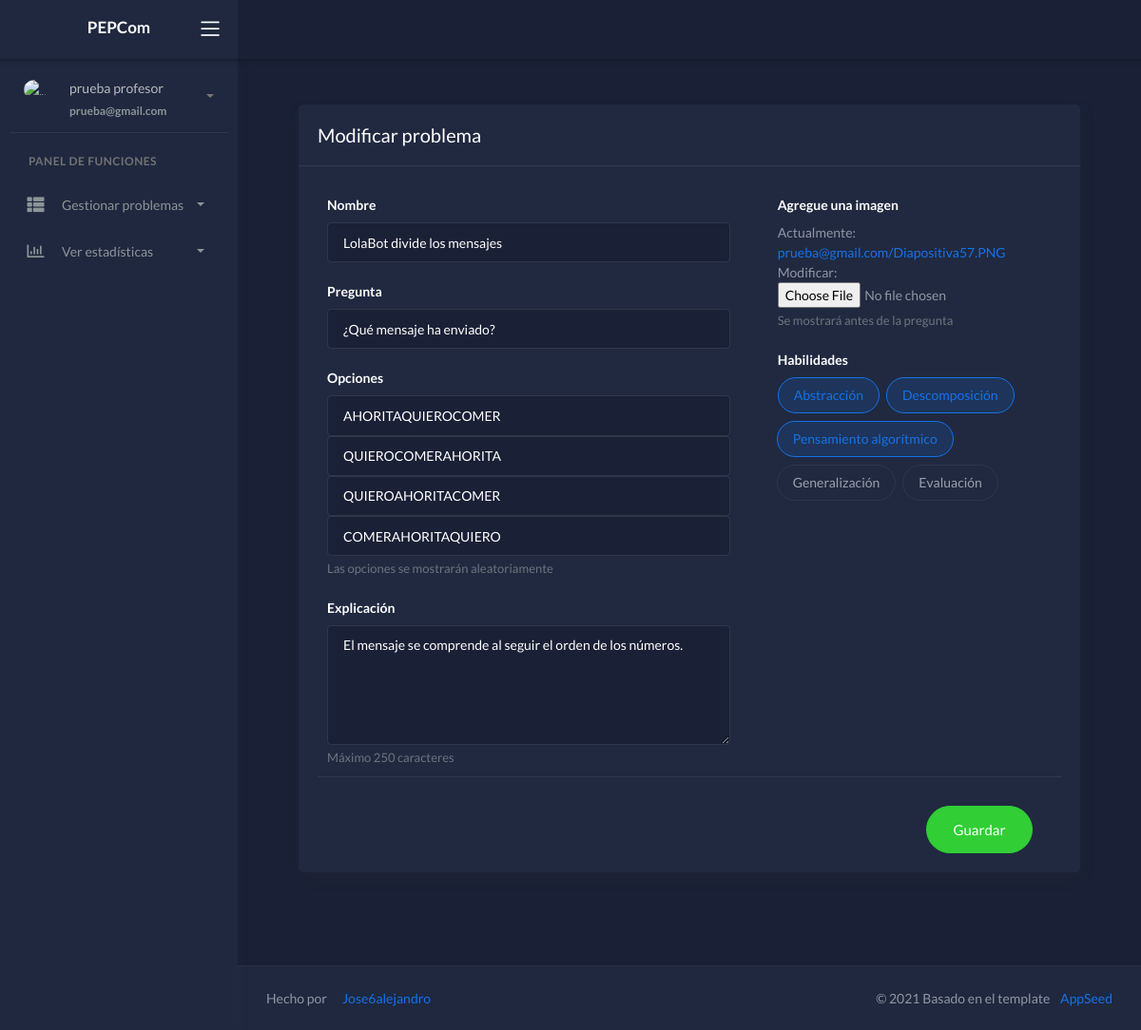
The page /home/update/6/ (signed in) on the database its author committed.
### crud_problems_app/models.py (models this page shows, shortened)
class User_Create_Problem(models.Model):
   user = models.ForeignKey(User, on_delete=models.CASCADE, blank=True)
   name = models.CharField(max_length=60)
   question = models.CharField(max_length=100)
   correct_option = models.CharField(max_length=70)
   distractor1 = models.CharField(max_length=70)
   distractor2 = models.CharField(max_length=70)
   distractor3 = models.CharField(max_length=70)
   explanation = models.CharField(max_length=250)
   image = models.ImageField(upload_to=user_directory_path, null = True)
   abstraction = models.BooleanField(blank=True)
   decomposition = models.BooleanField(blank=True)
   algorithms = models.BooleanField(blank=True)
   generalization = models.BooleanField(blank=True)
   evaluation = models.BooleanField(blank=True)

### crud_problems_app/views.py (the view, shortened to what this page needs)
# urls.py: path('home/update/<str:id>/',views.update_problems, name="update"),
@login_required()
def update_problems(request, id):
   id_problem = get_object_or_404(User_Create_Problem, id=id)
   data = {
      "form": Form_Create_problem(instance=id_problem)
   }
   temp = id_problem.image.name
   return render(request, 'update.html', data)

### templates/update.html (shortened to what this page needs)
{% extends "layouts/base.html" %}
{% block content %}
	<div class="wrapper">
		{% include 'includes/navigation.html' %}
	    {% include 'includes/sidebar.html' %}
		<div class="main-panel">
			<div class="content">
				<div class="page-inner">
				<div class="page-header">
				<div class="content">
					<div class="page-inner">
						<div class="row">
							<div class="col-md-12">
								<div class="card">
									<div class="card-header">
										<div class="card-title">Modificar problema</div>
									</div>
									<div class="card-body">
										<form method="post" action="" enctype="multipart/form-data">
											<div class="row">
												<div class="col-md-6 col-lg-7">
													<div class="form-group" >
														<label >Nombre</label>
															{{ form.name }}
													</div>
													<div class="form-group">
														<label >Pregunta</label>
															{{ form.question }}
													</div>
													<div class="form-group">
														<label >Opciones</label>
															{{ form.correct_option }}
															{{ form.distractor1 }}
															{{ form.distractor2 }}
															{{ form.distractor3 }}
														<small id="Help" class="form-text text-muted">
														Las opciones se mostrarán aleatoriamente</small>
													</div>
													<div class="form-group">
														<label >Explicación</label>
															{{ form.explanation }}
														<small id="Help2" class="form-text text-muted">
														Máximo 250 caracteres</small>
													</div>
												</div>
												<div class="col-md-6 col-lg-5">
													<div class="form-group">
														<label>Agregue una imagen</label>
														<div>
															{{ form.image }}
														</div>
														<small id="Help3" class="form-text text-muted">
														Se mostrará antes de la pregunta</small>
													</div>
													<div class="form-group">
														<label class="form-label">Habilidades</label>
														<div class="selectgroup selectgroup-pills">
															<label class="selectgroup-item">
																<span class="selectgroup-button">Abstracción</span>
															</label>
															<label class="selectgroup-item">
																<span class="selectgroup-button">Descomposición</span>
															</label>
															<label class="selectgroup-item">
																<span class="selectgroup-button">Pensamiento algorítmico</span>
															</label>
															<label class="selectgroup-item">
																<span class="selectgroup-button">Generalización</span>
															</label>
															<label class="selectgroup-item">
																<span class="selectgroup-button">Evaluación</span>
															</label>
														</div>
													</div>
												</div>
											</div>
											<div class="card-action">
												<button type="submit" class="btn btn-success btn-lg float-right btn-round">
													Guardar
												</button>
											</div>
										</form>
									</div>
								</div>
							</div>
						</div>
					</div>
				</div>
				</div>
				</div>
			{% include 'includes/footer.html' %}
			</div>
		</div>
	</div>
{% endblock content %}

### templates/includes/sidebar.html (shortened to what this page needs)
		<div class="sidebar sidebar-style-2" data-background-color="dark2">
			<div class="sidebar-wrapper scrollbar scrollbar-inner">
				<div class="sidebar-content">
					<div class="user">
						<div class="avatar-sm float-left mr-2">
							<img src="/static/assets/img/icon2.png" alt="..." class="avatar-img rounded-circle">
						</div>
						<div class="info">
							<a data-toggle="collapse" href="#collapseExample" aria-expanded="true">
								<span>
									{{ request.user.first_name }}
									{{ request.user.last_name }}
									<span class="user-level">
										{{ request.user.email }}
									</span>
									<span class="caret"></span>
								</span>
							</a>
						</div>
					</div>
				{% if not user.user_profile_set.first.user_role%}
					<ul class="nav nav-primary">
						<li class="nav-section">
							<h4 class="text-section">Panel de funciones </h4>
						</li>
						<li class="nav-item {% if 'ui-' in segment %} active {% endif %}">
							<a data-toggle="collapse" href="#base">
								<i class="fas fa-th-list"></i>
								<p>Gestionar problemas</p>
								<span class="caret"></span>
							</a>
						</li>
						<li class="nav-item {% if 'charts' in segment %} active {% endif %}">
							<a data-toggle="collapse" href="#charts">
								<i class="far fa-chart-bar"></i>
								<p>Ver estadísticas</p>
								<span class="caret"></span>
							</a>
						</li>
					</ul>
				{% endif %}
				</div>
			</div>
		</div>

### rows shown on the page
User_Create_Problem: name "LolaBot divide los mensajes", question "¿Qué mensaje ha enviado?", correct_option "AHORITAQUIEROCOMER", distractor1 "QUIEROCOMERAHORITA", distractor2 "QUIEROAHORITACOMER", distractor3 "COMERAHORITAQUIERO", explanation "El mensaje se comprende al seguir el orden de los números."

### other values the page prints
{{ request.user.first_name }} "prueba"
{{ request.user.last_name }} "profesor"
{{ request.user.email }} "prueba@gmail.com"
